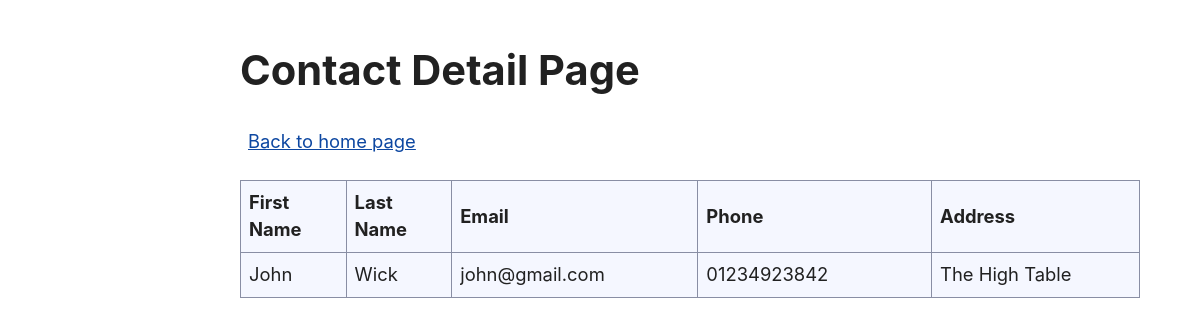
The page /contact/detail/6 on the database its author committed.
### contact/models.py (models this page shows)
class Contact(models.Model):
    first_name = models.CharField(max_length=255)
    last_name = models.CharField(max_length=255)
    email = models.EmailField(unique=True)
    phone = models.CharField(max_length=15,unique=True)
    address = models.TextField()

### contact/views.py (the view)
# urls.py: path('detail/<int:pk>', views.contact_detail, name='contact-detail'),
def contact_detail(request, pk):
    try:
        contact = Contact.objects.get(pk=pk)
        print(contact)
        return render(request, 'contact_detail.html', {'contact': contact})
    except Contact.DoesNotExist:
        return render(request, 'not_found.html')

### contact/templates/contact_detail.html
{% extends 'contact_base.html' %}
{% block content %}
<h2>Contact Detail Page</h2>
<div>
    <a style="margin: .5rem;" href="/contact/">Back to home page</a>
</div>
<div>
    {% if contact %}
    <table style="width: 900px;">
        <tr>
            <th style="width: 150px;">First Name</th>
            <th style="width: 150px;">Last Name</th>
            <th style="width: 350px;">Email</th>
            <th style="width: 350px;">Phone</th>
            <th style="width: 350px;">Address</th>
        </tr>
        <tr>
            <td>{{contact.first_name}}</td>
            <td>{{contact.last_name}}</td>
            <td>{{contact.email}}</td>
            <td>{{contact.phone}}</td>
            <td>{{contact.address}}</td>
        </tr>
    </table>
    {% endif %}
</div>
{% endblock %}

### contact/static/css/styles.css (style rules this page uses)
:root, ::backdrop { --sans-font: -apple-system, BlinkMacSystemFont, "Avenir Next", Avenir, "Nimbus Sans L", Roboto, "Noto Sans", "Segoe UI", Arial, Helvetica, "Helvetica Neue", sans-serif; --mono-font: Consolas, Menlo, Monaco, "Andale Mono", "Ubuntu Mono", monospace; --standard-border-radius: 5px; --bg: #fff; --accent-bg: #f5f7ff; --text: #212121; --text-light: #585858; --border: #898ea4; --accent: #0d47a1; --accent-hover: #1266e2; --accent-text: var(--bg); --code: #d81b60; --preformatted: #444; --marked: #fd3; --disabled: #efefef; }
html { font-family: var(--sans-font); scroll-behavior: smooth; }
body { color: var(--text); background-color: var(--bg); grid-template-columns: 1fr min(45rem, 90%) 1fr; margin: 0; font-size: 1.15rem; line-height: 1.5; display: grid; }
body > * { grid-column: 2; }
h2 { margin-top: 3rem; font-size: 2.6rem; }
p, h1, h2, h3, h4, h5, h6 { overflow-wrap: break-word; }
h1, h2, h3 { line-height: 1.1; }
a, a:visited { color: var(--accent); }
table { border-collapse: collapse; margin: 1.5rem 0; }
td, th { border: 1px solid var(--border); text-align: start; padding: 0.5rem; }
th { background-color: var(--accent-bg); font-weight: 700; }
tr:nth-child(2n) { background-color: var(--accent-bg); }

### rows shown on the page
Contact: first_name "John", last_name "Wick", email "john@gmail.com", phone "01234923842", address "The High Table"
